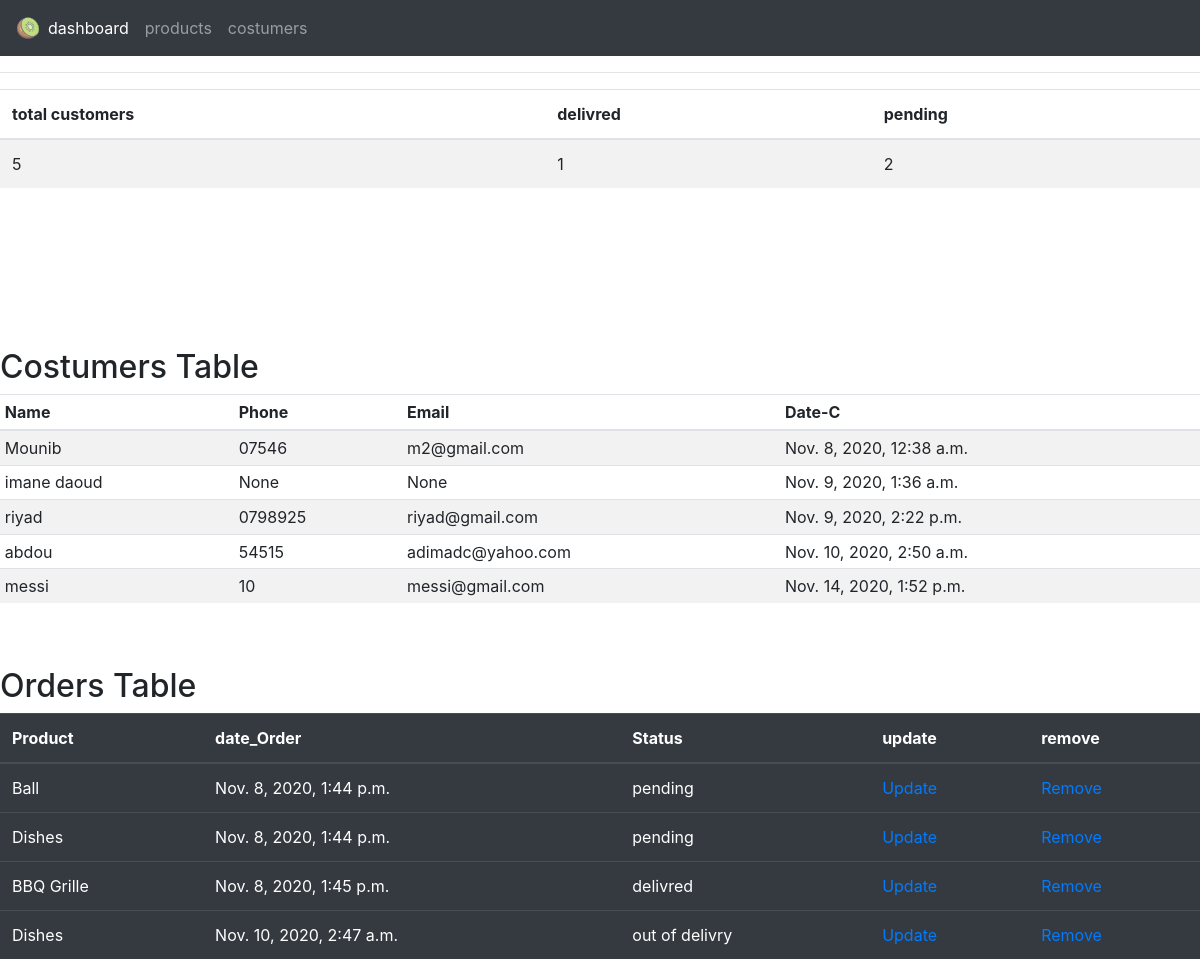
The page / on the database its author committed.
### account/models.py (models this page shows, shortened)
class Customers(models.Model):
    name = models.CharField(max_length=200, null=True)
    phone = models.CharField(max_length=200,null=True)
    email = models.CharField(max_length=200,null=True)
    date_created = models.DateTimeField(auto_now_add=True,null=True)

class Order(models.Model):
    status = (
        ('pending', 'pending'),
        ('out of delivry','out of delivry'),
        ('delivred','delivred'),
    )
    customers = models.ForeignKey(Customers , null=True , on_delete= models.SET_NULL)
    products = models.ForeignKey(Product , null=True , on_delete= models.SET_NULL)
    cas = models.CharField(max_length=200, null=True , choices= status)
    date_created = models.DateTimeField(auto_now_add=True,null=True)

class Product (models.Model):
    categori = (
        ('indore', 'indore'),
        ('outdore', 'outdore'),
    )
    name = models.CharField(max_length=200, null=True)
    price = models.FloatField(null=True)
    category= models.CharField(max_length=200, null=True , choices= categori)
    description= models.CharField(max_length=200, null=True)
    date_created = models.DateTimeField(auto_now_add=True,null=True)
    tag = models.ManyToManyField(Tag)

### account/views.py (the view)
# urls.py: path('', views.home , name='home'),
def home(request):
    customers = Customers.objects.all()
    order = Order.objects.all()
    total_cus = customers.count()
    tolal_ord = order.count()
    delivred = order.filter(cas='delivred').count()
    pending = order.filter(cas='pending').count()
    context = {'customers':customers , 'order':order ,'delivred':delivred ,'pending':pending , 'total_cus': total_cus ,'tolal_ord':tolal_ord}
    return render(request , 'account/dashboard.html',  context)

### account/templates/account/dashboard.html (shortened to what this page needs)
{% extends 'account/main.html' %}
{% block content %}
<table class="table table-striped table-m">
    <thead>
      <tr>
            <th> total customers </th>
            <th> delivred </th>
            <th> pending </th>
      </tr>
    </thead>
    <tbody>
      <tr>
            <td> {{total_cus}} </td>
            <td> {{delivred}} </td>
            <td> {{pending}} </td>
      </tr>
    </tbody>
</table>
<br>
<br><br>
<br><br>
<br>
<h2>Costumers Table </h2>
<table class="table table-striped table-sm">
    <thead>
            <tr>
              <th>Name</th>
              <th>Phone</th>
              <th>Email</th>
              <th>Date-C</th>
            </tr>
    </thead>
    <tbody>
    {% for cus in customers %}
    <tr>
        <td> {{cus.name}} </td>
        <td> {{cus.phone}} </td>
        <td> {{cus.email}} </td>
        <td> {{cus.date_created}} </td>
    </tr>
    {% endfor %}
</table>
<br>
<br>
<h2> Orders Table </h2>
<table class="table table-dark">
  <thead>
    <tr>
      <th scope="col">Product</th>
      <th scope="col">date_Order</th>
      <th scope="col">Status</th>
      <th scope="col">update</th>
        <th scope="col">remove</th>
    </tr>
  </thead>
  <tbody>
       {% for o in order %}
    <tr>
        <td> {{o.products.name}} </td>
        <td> {{o.date_created}} </td>
        <td> {{o.cas}} </td>
        <td> <a href="">Update</a> </td>
        <td> <a href="">Remove</a> </td>
    </tr>
    {% endfor %}
  </tbody>
</table>
{% endblock %}

### account/templates/account/main.html (shortened to what this page needs)
<!DOCTYPE html>
{% load static %}
<html>
<head>
    <link rel="stylesheet" href="https://stackpath.bootstrapcdn.com/bootstrap/4.3.1/css/bootstrap.min.css">
    <link rel="stylesheet" href="{% static '/css/main.css' %} ">
</head>
<body>
    {% include 'account/navbar.html' %}
    <hr>
    {% block content %}
    {% endblock %}
</body>
</html>

### account/templates/account/navbar.html (shortened to what this page needs)
{% load static %}
<nav class="navbar navbar-expand-lg navbar-dark bg-dark">
  <img src="{% static '/images/kiwi.png' %}">
  <div class="collapse navbar-collapse" id="navbarTogglerDemo02">
    <ul class="navbar-nav mr-auto mt-2 mt-lg-0">
      <li class="nav-item active">
        <a class="nav-link" href="{% url 'home'%}">dashboard <span class="sr-only">(current)</span></a>
      </li>
      <li class="nav-item">
        <a class="nav-link" href="{% url 'products'%}">products</a>
      </li>
      <li class="nav-item">
        <a class="nav-link" href="{% url 'costumers'%}">costumers</a>
      </li>
    </ul>
  </div>
</nav>

### rows shown on the page
Customers: name "Mounib", phone "07546", email "m2@gmail.com", date_created "Nov. 8, 2020, 12:38 a.m."
Customers: name "imane daoud", phone "None", email "None", date_created "Nov. 9, 2020, 1:36 a.m."
Customers: name "riyad", phone "0798925", email "riyad@gmail.com", date_created "Nov. 9, 2020, 2:22 p.m."
Customers: name "abdou", phone "54515", email "adimadc@yahoo.com", date_created "Nov. 10, 2020, 2:50 a.m."
Customers: name "messi", phone "10", email "messi@gmail.com", date_created "Nov. 14, 2020, 1:52 p.m."
Order: products.name "Ball", date_created "Nov. 8, 2020, 1:44 p.m.", cas "pending"
Order: products.name "Dishes", date_created "Nov. 8, 2020, 1:44 p.m.", cas "pending"
Order: products.name "BBQ Grille", date_created "Nov. 8, 2020, 1:45 p.m.", cas "delivred"
Order: products.name "Dishes", date_created "Nov. 10, 2020, 2:47 a.m.", cas "out of delivry"

### other values the page prints
{{ total_cus }} "5"
{{ delivred }} "1"
{{ pending }} "2"
